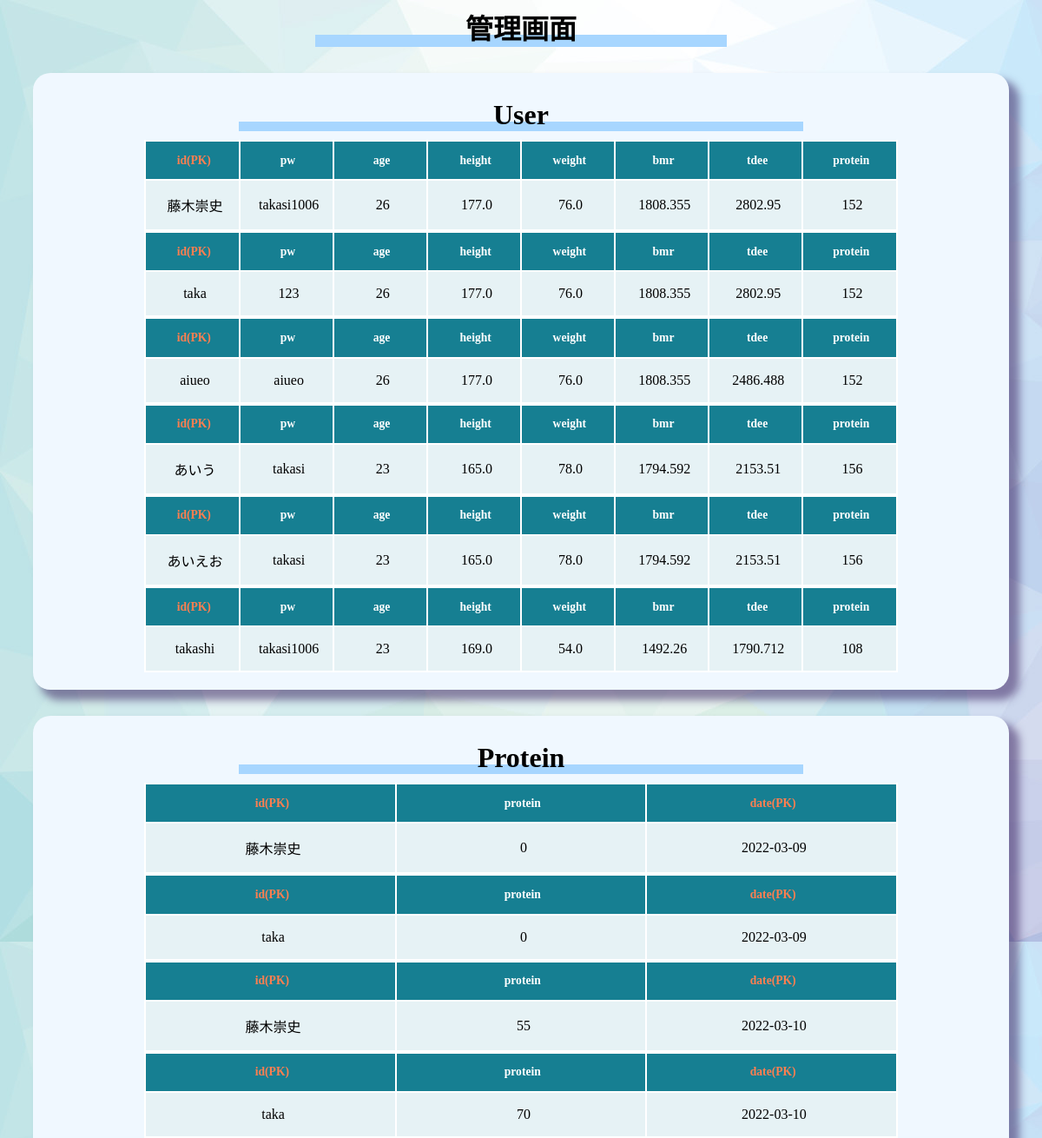
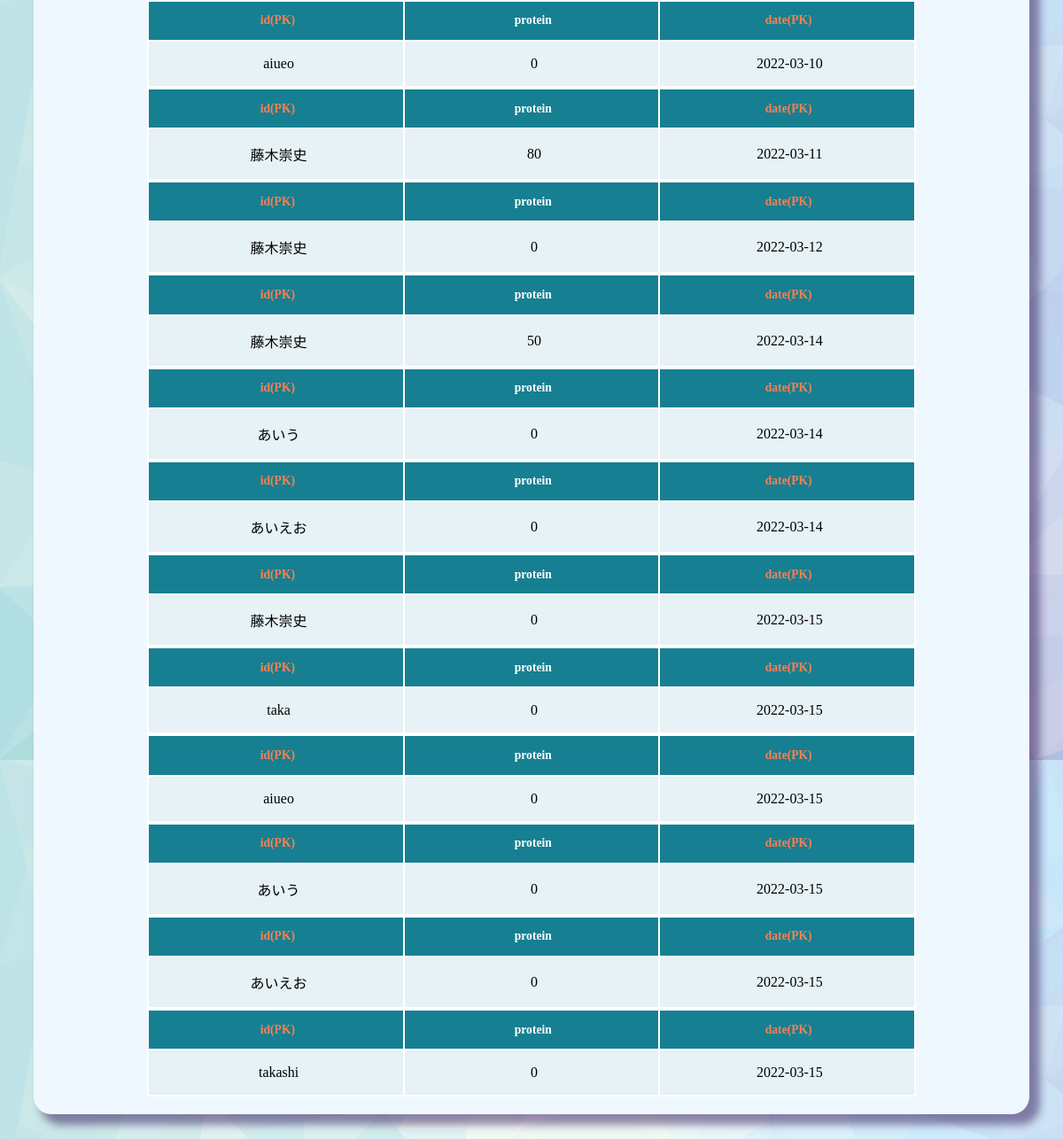
/kanri, run on the app's committed database (2 pictures, top to bottom).
### app.py (models this page shows)
class User(UserMixin,db.Model):
    id=db.Column(db.String(12),primary_key=True)
    pw=db.Column(db.String(12),nullable=False)
    age=db.Column(db.Integer)
    height=db.Column(db.Float)
    weight=db.Column(db.Float)
    bmr=db.Column(db.Float)
    tdee=db.Column(db.Float)
    protein=db.Column(db.Integer)

class Protein(db.Model):
    id=db.Column(db.String(12),primary_key=True)
    protein=db.Column(db.Integer)
    date=db.Column(db.Date,primary_key=True)

### app.py (the view)
@app.route('/kanri')
def test():
    users=User.query.all()
    proteins=Protein.query.all()
    return render_template('kanri.html',users=users,proteins=proteins)

### templates/kanri.html
{% extends "base.html" %}
{% block content%}
<h1 style="margin:auto;width:40%; text-align: center;">管理画面</h1>
<div id="data">
<h1>User</h1>
{%for i in users%}
<table id="table" >
    <thead>
        <tr>
            <th style="color:coral">id(PK)</th>
            <th>pw</th>
            <th>age</th>
            <th>height</th>
            <th>weight</th>
            <th>bmr</th>
            <th>tdee</th>
            <th>protein</th>
        </tr>
    </thead>
    <tbody>
        <tr>
            <td>{{i.id}}</td>
            <td>{{i.pw}}</td>
            <td>{{i.age}}</td>
            <td>{{i.height}}</td>
            <td>{{i.weight}}</td>
            <td>{{i.bmr}}</td>
            <td>{{i.tdee}}</td>
            <td>{{i.protein}}</td>
        </tr>
    </tbody>
</table>
{%endfor%}
</div>
<div id="data">
<h1>Protein</h1>
{%for i in proteins%}
<table id="table" >
    <thead>
        <tr>
            <th style="color:coral">id(PK)</th>
            <th>protein</th>
            <th style="color:coral">date(PK)</th>
        </tr>
    </thead>
    <tbody>
        <tr>
            <td>{{i.id}}</td>
            <td>{{i.protein}}</td>
            <td>{{i.date}}</td>
        </tr>
    </tbody>
</table>
{%endfor%}
</div>
{%endblock%}

### templates/base.html (shortened to what this page needs)
<!DOCTYPE html>
<html lang="ja">
<head>
    <link rel="stylesheet" href="{{url_for('static', filename='style.css')}}">
</head>
<body>
{% block content%}
{% endblock%}
</body>
</html>

### static/style.css (style rules this page uses)
body { margin:0, auto; background-image: url(image/haikei.jpg); }
#data { text-align: center; background-color: aliceblue; border-radius: 20px; padding: 20px; margin:30px; box-shadow:10px 10px 10px 2px rgba(47, 21, 88, 0.5); }
#table { border-collapse: collapse; margin: 0 auto; padding: 0; width: 80%; table-layout: fixed; }
#table tr { background-color: #e6f2f5; padding: .35em; border: 2px solid #fff; }
#table th, #table td { padding: 1em 10px 1em 1em; border-right: 2px solid #fff; }
#table th { font-size: .85em; }
#table thead tr { background-color: #167F92; color:#fff; }
h1 { background: linear-gradient(transparent 70%, #a7d6ff 70%); width:60%; margin:10px auto; }

### data on the page
User: id "藤木崇史", pw "takasi1006", age "26", height "177.0", weight "76.0", bmr "1808.355", tdee "2802.95", protein "152"
User: id "taka", pw "123", age "26", height "177.0", weight "76.0", bmr "1808.355", tdee "2802.95", protein "152"
User: id "aiueo", pw "aiueo", age "26", height "177.0", weight "76.0", bmr "1808.355", tdee "2486.488", protein "152"
User: id "あいう", pw "takasi", age "23", height "165.0", weight "78.0", bmr "1794.592", tdee "2153.51", protein "156"
User: id "あいえお", pw "takasi", age "23", height "165.0", weight "78.0", bmr "1794.592", tdee "2153.51", protein "156"
User: id "takashi", pw "takasi1006", age "23", height "169.0", weight "54.0", bmr "1492.26", tdee "1790.712", protein "108"
Protein: id "藤木崇史", protein "0", date "2022-03-09"
Protein: id "taka", protein "0", date "2022-03-09"
Protein: id "藤木崇史", protein "55", date "2022-03-10"
Protein: id "taka", protein "70", date "2022-03-10"
Protein: id "aiueo", protein "0", date "2022-03-10"
Protein: id "藤木崇史", protein "80", date "2022-03-11"
Protein: id "藤木崇史", protein "0", date "2022-03-12"
Protein: id "藤木崇史", protein "50", date "2022-03-14"
Protein: id "あいう", protein "0", date "2022-03-14"
Protein: id "あいえお", protein "0", date "2022-03-14"
Protein: id "藤木崇史", protein "0", date "2022-03-15"
Protein: id "taka", protein "0", date "2022-03-15"
Protein: id "aiueo", protein "0", date "2022-03-15"
Protein: id "あいう", protein "0", date "2022-03-15"
Protein: id "あいえお", protein "0", date "2022-03-15"
Protein: id "takashi", protein "0", date "2022-03-15"
